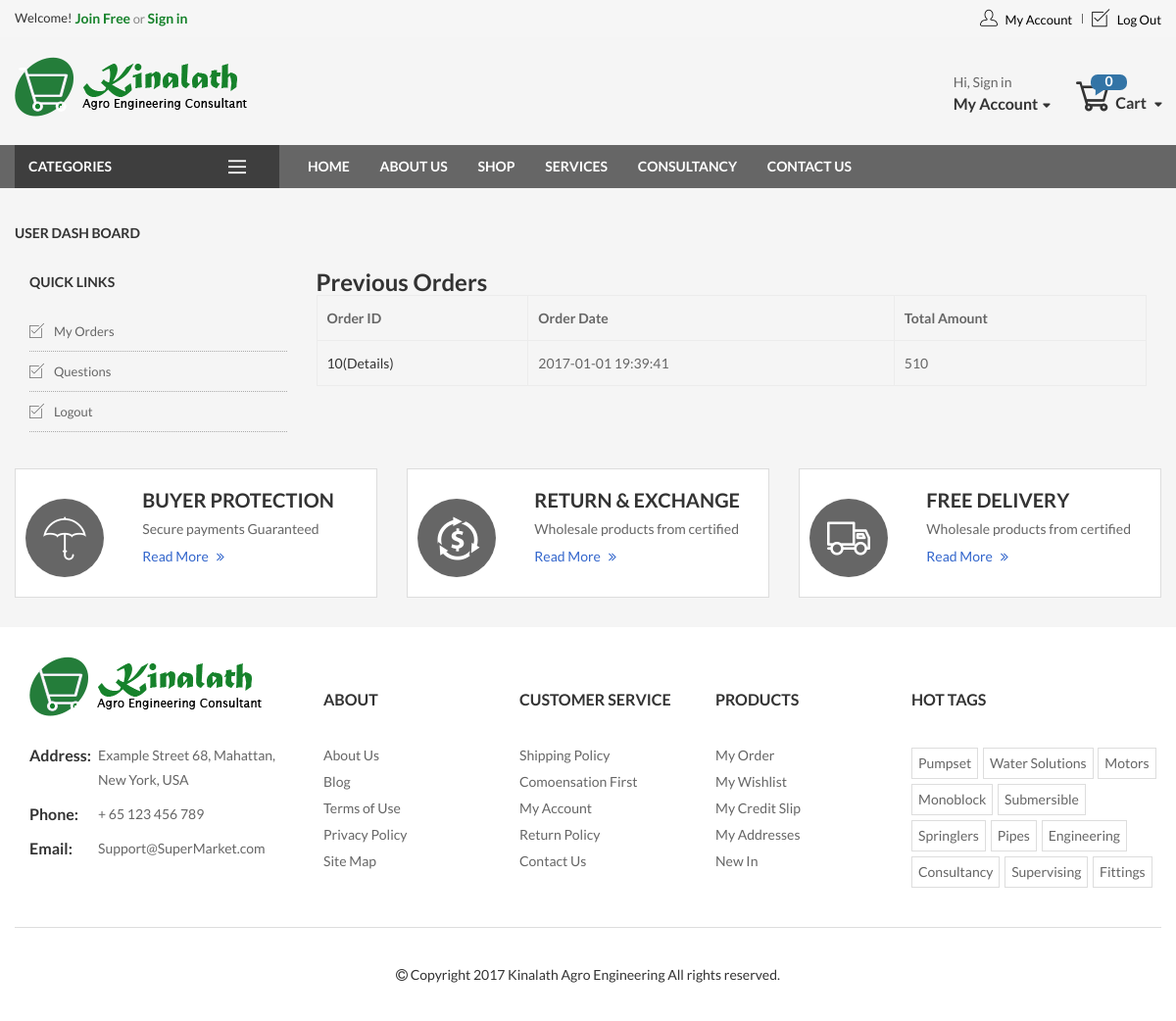
Page /user-dashboard.php?myorders (signed in) on the committed database.
### tables this page shows
CREATE TABLE `orders` (
  `id` int(11) NOT NULL,
  `order_date` datetime NOT NULL,
  `user_id` int(11) NOT NULL,
  `totalcost` varchar(10) NOT NULL,
  `shipto` text NOT NULL,
  `status` int(1) DEFAULT '0',
  `shipped_date` datetime DEFAULT NULL
);

### app/Auth.php (called while the page is built, shortened)
<?php
	class Auth
	{
		public static function isloggedin(){
			if(isset($_SESSION['current_user'])){
				return true;
			}else{
				return false;
			}
		}
		public static function getuserid(){
			if(self::isloggedin()){
				return($_SESSION['current_user']);
			}
		}
	}
?>

### app/Order.php (called while the page is built, shortened)
<?php
	require_once('DB2.php');
	require_once('Auth.php');
	class Order
	{
		public static function getAllUserOrders($userid){
			$db=new Db();
			$sql="SELECT * FROM orders WHERE user_id = $userid ORDER BY order_date DESC";
			$rows=[];
			$result=$db->query($sql);
			if($result){
				while ($r=mysqli_fetch_assoc($result)) {
					array_push($rows, $r);
				}
				return $rows;
			}
			return false;
		}
	}
?>

### app/DB2.php (called while the page is built, shortened)
<?php
class Db
{
	private static $connection;
	function __construct()
	{
		 if(!isset(self::$connection)) {
		 	self::$connection=mysqli_connect("localhost","root","","engineering");
		 	if (!self::$connection) {
		 		die("connection Error");
		 	}else{
		 		return self::$connection;
		 	}
		 }
	}
	function query($sql){
		$result=mysqli_query(self::$connection,$sql);
		return $result;
	}
}
?>

### user-dashboard.php (the view, shortened to what this page needs)
<?php
require_once('app/Auth.php');
require_once('app/Order.php');
?>
<!DOCTYPE html>
<html lang='en' xmlns='http://www.w3.org/1999/xhtml'>
<head>
    <link rel='stylesheet' href='assets/css/bootstrap.min.css'>
    <link rel='stylesheet' href='assets/css/owl.carousel.min.css'>
    <link rel='stylesheet' href='assets/css/animated.css'>
    <link rel='stylesheet' href='assets/css/font-awesome.css'>
    <link rel='stylesheet' href='assets/css/ui.css'>
    <link rel='stylesheet' href='assets/css/jquery.mmenu.all.css'>
    <link rel='stylesheet' href='assets/css/flaticon.css'>
    <link rel='stylesheet' href='assets/css/style.css'>
</head>
<body class="checkout-page">
  <?php include_once('header.php');?>
    <div class="main-content container">
        <div class="row">
            <div class="col-md-12">
                <p class="title-left">User Dash Board</p>
                <div class="col-md-3">
                        <div class="about-top3">
                            <p class="title-left">Quick Links</p>
                            <ul class="chose-us">
                                <li class="chose-us-item"><a href="user-dashboard.php?myorders"><i class="flaticon-check-square"></i>My Orders</a></li>
                                <li class="chose-us-item"><a href="user-dashboard.php?questions"><i class="flaticon-check-square"></i>Questions</a></li>
                                <li class="chose-us-item"><a href="logout.php"><i class="flaticon-check-square"></i>Logout</a></li>
                            </ul>
                        </div>
                </div>
                <div class="col-md-9">
                <?php
                    if(isset($_GET['myorders'])){
                        echo "<h2> Previous Orders</h2>";
                        $orders=Order::getAllUserOrders(Auth::getuserid());
                        echo "<table>";
                            echo "<thead>";
                                echo "<tr>";
                                    echo "<th>Order ID</th>";
                                    echo "<th>Order Date</th>";
                                    echo "<th>Total Amount</th>";
                                echo "</tr>";
                            echo "</thead>";
                            echo "<tbody>";
                            foreach ($orders as $order) {
                                $order_id=$order['id'];
                                echo "<tr>";
                                    echo "<td>"."<a href=\"order-detail.php?id=$order_id\">".$order_id."(Details)</a></td>";
                                    echo "<td>".$order['order_date']."</td>";
                                    echo "<td>".$order['totalcost']."</td>";
                                echo "</tr>";
                            }
                            echo "</tbody>";
                            echo "</table>";
                    }
                ?>
            </div>
            </div>
        </div>
        <div id="section-icon-box">
            <div class="container">
                <div class="row">
                    <div class="col-md-4">
                        <div class="icon-box style1">
                            <div class="row">
                                <div class="col-md-4">
                                    <i class="flaticon-umbrella"></i>
                                </div>
                                <div class="col-md-8">
                                    <div class="icon-box-content">
                                        <h4>Buyer Protection</h4>
                                        <p>Secure payments
                                            Guaranteed refunds
                                            Escrow protection on every oder</p>
                                        <a href="#">Read More<i aria-hidden="true" class="fa fa-angle-double-right"></i></a>
                                    </div>
                                </div>
                            </div>
                        </div>
                    </div>
                    <div class="col-md-4">
                        <div class="icon-box style1">
                            <div class="row">
                                <div class="col-md-4">
                                    <i class="flaticon-return-of-investment"></i>
                                </div>
                                <div class="col-md-8">
                                    <div class="icon-box-content">
                                        <h4>RETURN &amp; EXCHANGE</h4>
                                        <p>Wholesale products from certified
                                            Worldwide shipping
                                            Low prices from US $0.1</p>
                                        <a href="#">Read More<i aria-hidden="true" class="fa fa-angle-double-right"></i></a>
                                    </div>
                                </div>
                            </div>
                        </div>
                    </div>
                    <div class="col-md-4">
                        <div class="icon-box style1">
                            <div class="row">
                                <div class="col-md-4">
                                    <i class="flaticon-transport"></i>
                                </div>
                                <div class="col-md-8">
                                    <div class="icon-box-content">
                                        <h4>FREE DELIVERY</h4>
                                        <p>Wholesale products from certified
                                            Worldwide shipping
                                            Low prices from US $0.1</p>
                                        <a href="#">Read More<i aria-hidden="true" class="fa fa-angle-double-right"></i></a>
                                    </div>
                                </div>
                            </div>
                        </div>
                    </div>
                </div>
            </div>
        </div>
    </div>
    <?php include_once ('footer.php');?>
</body>
</html>

### rows in the picture
orders: id "10", order_date "2017-01-01 19:39:41", totalcost "510"

### other values in the picture
$prodct_count "0"
